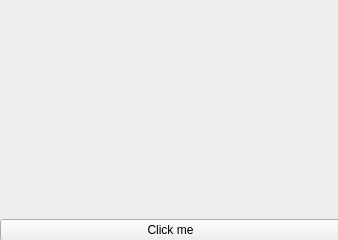
<?xml version="1.0" encoding="UTF-8"?>
<ui version="4.0">
 <class>MainWindow</class>
 <widget class="QMainWindow" name="MainWindow">
  <property name="geometry">
   <rect>
    <x>0</x>
    <y>0</y>
    <width>338</width>
    <height>240</height>
   </rect>
  </property>
  <property name="windowTitle">
   <string>MainWindow</string>
  </property>
  <widget class="QWidget" name="centralwidget">
   <widget class="QWidget" name="verticalLayoutWidget">
    <property name="geometry">
     <rect>
      <x>0</x>
      <y>0</y>
      <width>341</width>
      <height>241</height>
     </rect>
    </property>
    <layout class="QVBoxLayout" name="verticalLayout">
     <item>
      <widget class="QLabel" name="label">
       <property name="frameShape">
        <enum>QFrame::NoFrame</enum>
       </property>
       <property name="text">
        <string/>
       </property>
       <property name="scaledContents">
        <bool>false</bool>
       </property>
       <property name="alignment">
        <set>Qt::AlignCenter</set>
       </property>
      </widget>
     </item>
     <item>
      <spacer name="verticalSpacer">
       <property name="orientation">
        <enum>Qt::Vertical</enum>
       </property>
       <property name="sizeHint" stdset="0">
        <size>
         <width>20</width>
         <height>40</height>
        </size>
       </property>
      </spacer>
     </item>
     <item>
      <widget class="QPushButton" name="pushButton">
       <property name="layoutDirection">
        <enum>Qt::LeftToRight</enum>
       </property>
       <property name="text">
        <string>Click me</string>
       </property>
      </widget>
     </item>
    </layout>
   </widget>
  </widget>
 </widget>
 <resources/>
 <connections/>
</ui>
